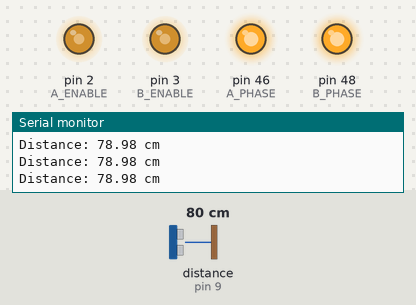
Simulated run of this sketch. Board: Arduino Mega 2560, built with avr-gcc and run on an emulated ATmega2560. Shown: output pins drawn as LEDs (lit = HIGH), the last lines printed to the serial monitor. Wiring (inferred from the names in the program): ultrasonic range finder: trigger pin 8; echo pin 9. The inputs (shaded band) are chosen by the test bench; at power-on: distance to the obstacle (sensor on pin 9) 80 cm. The echo pulse lasts 58.3 µs per cm; pins used as bus, display or sensor lines are not drawn.

Above: at 1.2 s.
1.3 s: distance to the obstacle (sensor on pin 9) set to 45 cm
2.8 s: distance to the obstacle (sensor on pin 9) set to 35 cm
At 3.8 s:
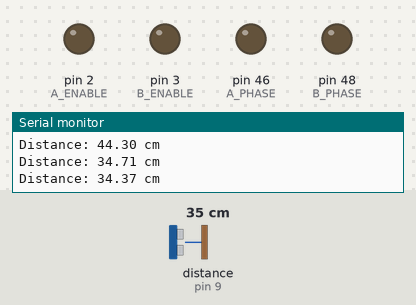
4.5 s: distance to the obstacle (sensor on pin 9) set to 60 cm
At 5.7 s:
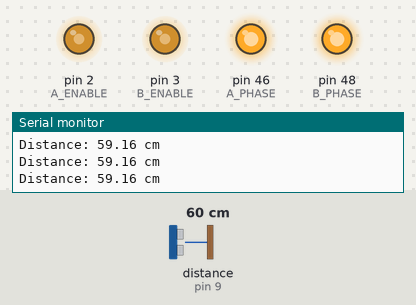
6.0 s: distance to the obstacle (sensor on pin 9) set to 2 cm
At 6.6 s:
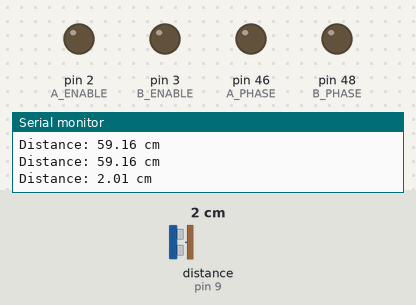
Timing chart, 0 to 8.6 s (numbered marks = the images above; inputs shaded):
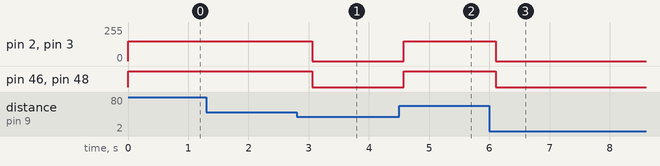

The sketch:

Car.ino
```cpp
#include "Car.h"
Car car;

void setup()
{
  Serial.begin(9600);

  //włączenie detekcji przerwań przez encoder
  attachInterrupt(digitalPinToInterrupt(ENCODER_LEFT), &encodersInterruptLeft, CHANGE);
  attachInterrupt(digitalPinToInterrupt(ENCODER_RIGHT), &encodersInterruptRight, CHANGE);
}

void loop()
{
  if(car.getDistance(FRONT) > 40)
    setEngines(150);
  else if(car.getDistance(FRONT) < 40)
    setEngines(0);

  Serial.print("Distance: ");
  Serial.print(car.getDistance(FRONT));
  Serial.println(" cm");
  delay(500);
}

void setEngines(int power)
{
  car.setPowerLevel(Direction::LEFT, power);
  car.setPowerLevel(Direction::RIGHT, power);
}
```

Car.cpp
```cpp
#include "Car.h"

Car::Car()
{
    //======== Sensor Odległości
    pinMode(US_FRONT_TRIGGER_PIN, OUTPUT);
    pinMode(US_FRONT_ECHO_PIN, INPUT);
    pinMode(US_BACK_TRIGGER_PIN, OUTPUT);
    pinMode(US_BACK_ECHO_PIN, INPUT);
    pinMode(US_LEFT_TRIGGER_PIN, OUTPUT);
    pinMode(US_LEFT_ECHO_PIN, INPUT);
    pinMode(US_RIGHT_TRIGGER_PIN, OUTPUT);
    pinMode(US_RIGHT_ECHO_PIN, INPUT);

    //======== Silnik
    pinMode(A_PHASE, OUTPUT);
    pinMode(A_ENABLE, OUTPUT);
    pinMode(B_PHASE, OUTPUT);
    pinMode(B_ENABLE, OUTPUT);

    //======== ENCODERS
    car.leftEncoderCounter = 0;
    car.rightEncoderCounter = 0;
    pinMode(ENCODER_LEFT, INPUT);
    pinMode(ENCODER_RIGHT, INPUT);
}

double Car::getDistance(Direction dir)
{
    int trigger_pin = 0;
    int echo_pin = 0;
    switch (dir)
    {
      case FRONT:
      {
          trigger_pin = US_FRONT_TRIGGER_PIN;
          echo_pin = US_FRONT_ECHO_PIN;
          break;
      }
      case BACK:
      {
          trigger_pin = US_BACK_TRIGGER_PIN;
          echo_pin = US_BACK_ECHO_PIN;
          break;
      }
      case LEFT:
      {
          trigger_pin = US_LEFT_TRIGGER_PIN;
          echo_pin = US_LEFT_ECHO_PIN;
      }
      case RIGHT:
      {
          trigger_pin = US_RIGHT_TRIGGER_PIN;
          echo_pin = US_RIGHT_ECHO_PIN;
          break;
      }
    }
    digitalWrite(trigger_pin, LOW);
    delayMicroseconds(2);
    digitalWrite(trigger_pin, HIGH);
    delayMicroseconds(10);
    digitalWrite(trigger_pin, LOW);
    int duration = pulseIn(echo_pin, HIGH);
    return duration * 0.034 / 2;
}

void Car::setPowerLevel(Direction dir, int level)
{
    level = constrain(level, -255, 255);
    switch (dir)
    {
        case LEFT:
            if (level > 0)
            {
                // do przodu
                digitalWrite(B_PHASE, 1);
                analogWrite(B_ENABLE, level);
            }
            else if (level < 0)
            {
                // do tyłu
                digitalWrite(B_PHASE, 0);
                analogWrite(B_ENABLE, -level);
            }
            else
            {
                // stop
                digitalWrite(B_PHASE, 0);
                analogWrite(B_ENABLE, 0);
            }
            break;
        case RIGHT:
            if (level > 0)
            {
                // do przodu
                digitalWrite(A_PHASE, 1);
                analogWrite(A_ENABLE, level);
            }
            else if (level < 0)
            {
                // do tyłu
                digitalWrite(A_PHASE, 0);
                analogWrite(A_ENABLE, -level);
            }
            else
            {
                // stop
                digitalWrite(A_PHASE, 0);
                analogWrite(A_ENABLE, 0);
            }
            break;
    }
}


//======== ENCODERS


int Car::getEncoderCount(Direction dir)
{
  switch (dir)
  {
    case LEFT:
      return leftEncoderCounter;
      break;
    case RIGHT:
      return rightEncoderCounter;
      break;
  }
}

void encodersInterruptRight()
{
  car.rightEncoderCounter++;
}

void encodersInterruptLeft()
{
  car.leftEncoderCounter++;
}
```

Car.h
```cpp
#ifndef Car_h
#define Car_h
#include <avr/pgmspace.h>
#include <Arduino.h>

enum Direction
{
    FRONT = 0,
    RIGHT = 1,
    LEFT = 2,
    BACK = 3
};

#define ENCODER_LEFT 50	// Enkoder lewej strony
#define ENCODER_RIGHT 51 // Enkoder prawej strony

// Sensory Odległości
#define US_FRONT_TRIGGER_PIN 8
#define US_FRONT_ECHO_PIN 9
#define US_BACK_TRIGGER_PIN 10
#define US_BACK_ECHO_PIN 11
#define US_LEFT_TRIGGER_PIN 6
#define US_LEFT_ECHO_PIN 7
#define US_RIGHT_TRIGGER_PIN 4
#define US_RIGHT_ECHO_PIN 5

//Silniki
#define A_ENABLE 2 //PWM
#define A_PHASE 46 //0 - przod, 1 - tyl DIGITAL
#define B_ENABLE 3 //PWM
#define B_PHASE 48 //0 - przod, 1 - tyl DIGITAL

class Car;
extern Car car;

class Car
{
  public:
    int leftEncoderCounter, rightEncoderCounter;

    Car();

  	double getDistance(Direction dir);
  	void setPowerLevel(Direction dir, int level);
  	int getEncoderCount(Direction dir);
};


void encodersInterruptLeft();
void encodersInterruptRight();

#endif
```

Measured:
- the behaviour switches between 41 and 40 cm on distance to the obstacle (sensor on pin 9) (found by bisection; images 0 and 1)
- after the input at 2.8 s, pin 2 (A_ENABLE), pin 3 (B_ENABLE): 150/255 → 0/255 after 0.26 s; pin 46 (A_PHASE), pin 48 (B_PHASE): HIGH → LOW after 0.26 s
- after the input at 4.5 s, pin 2 (A_ENABLE), pin 3 (B_ENABLE): 0/255 → 150/255 after 0.08 s; pin 46 (A_PHASE), pin 48 (B_PHASE): LOW → HIGH after 0.08 s
- after the input at 6.0 s, pin 2 (A_ENABLE), pin 3 (B_ENABLE): 150/255 → 0/255 after 0.11 s; pin 46 (A_PHASE), pin 48 (B_PHASE): HIGH → LOW after 0.11 s
